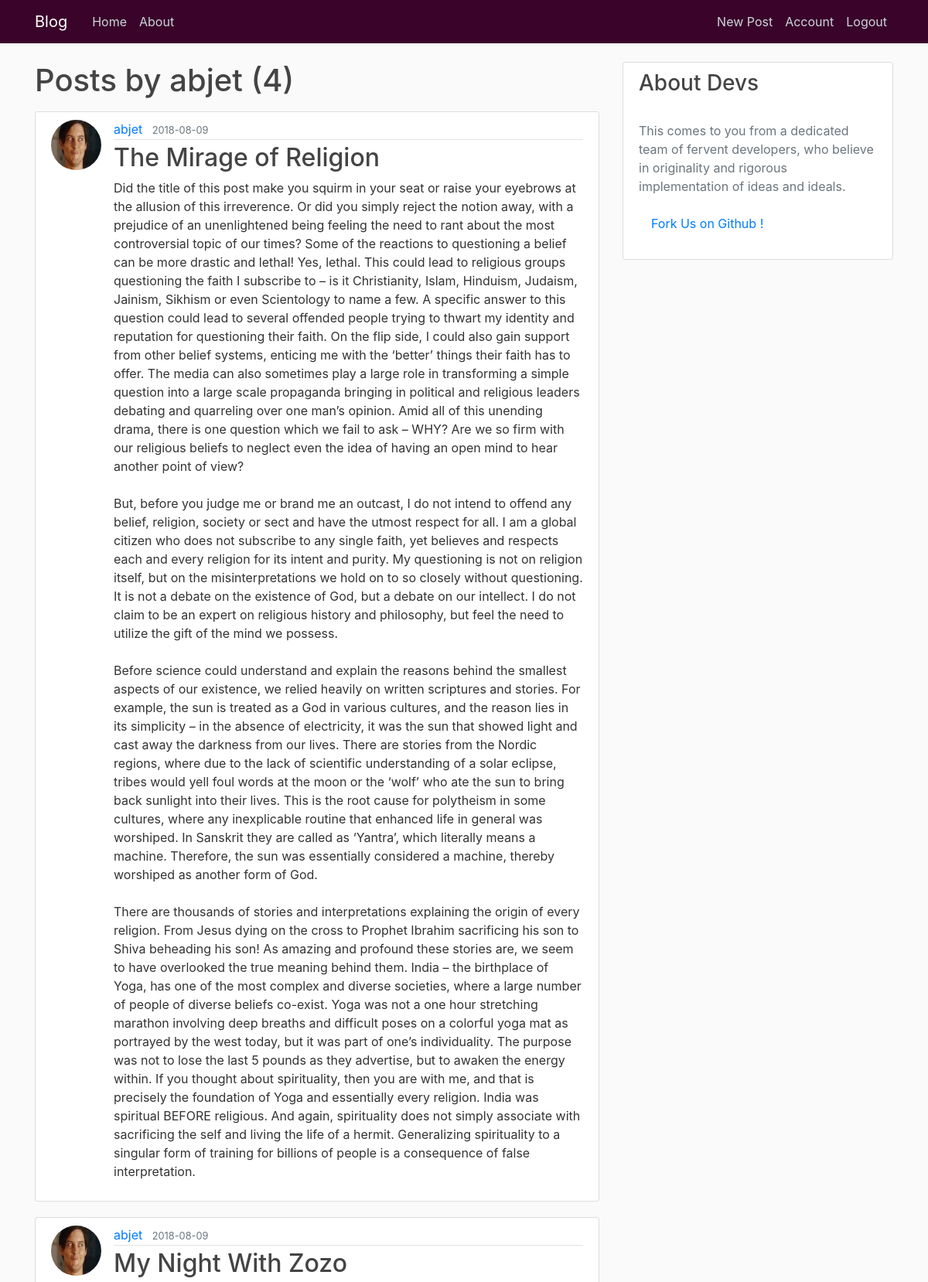
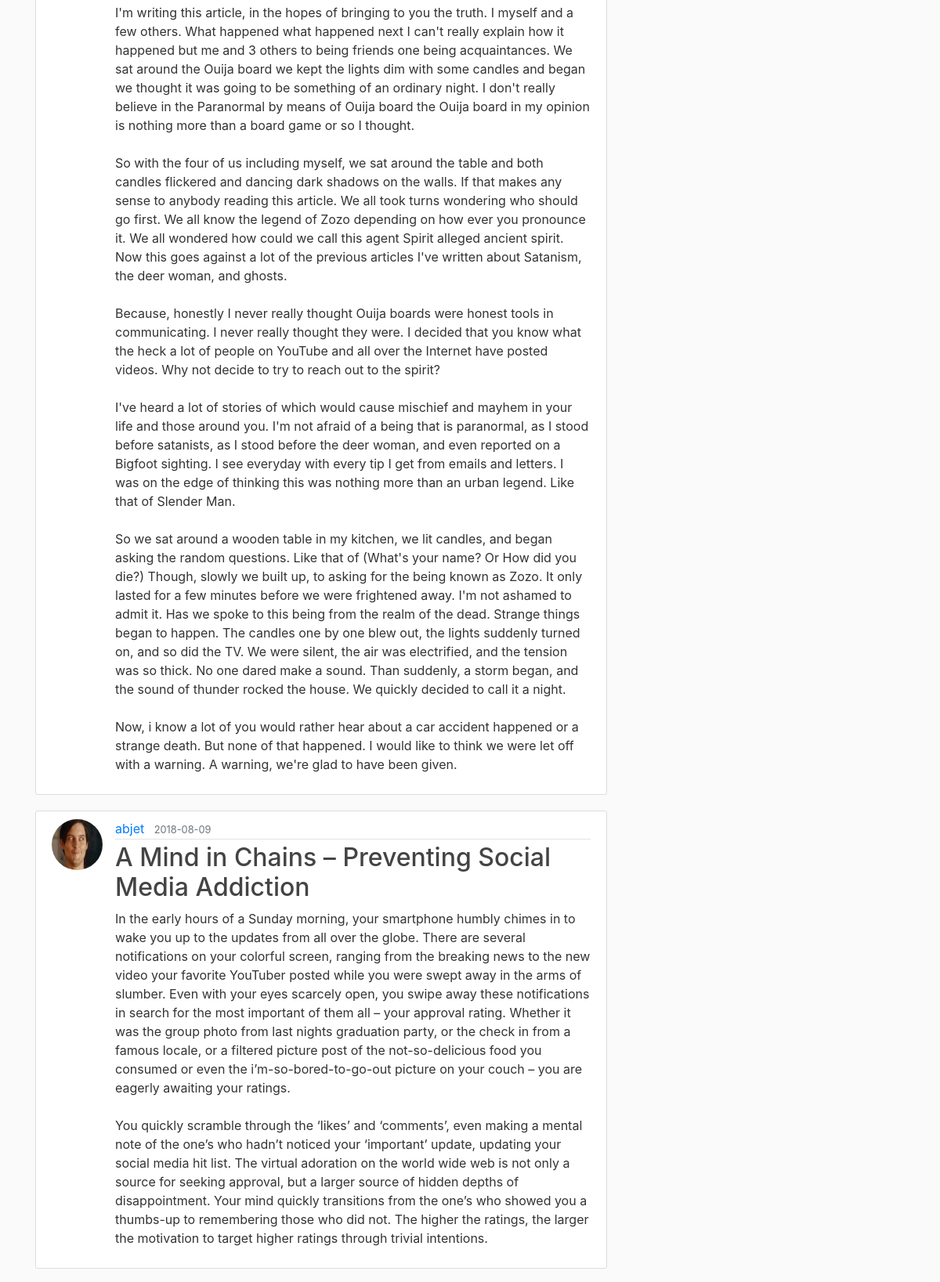
Screenshot of /user/abjet (signed in, upper part) with the database file from the repository (2 pictures, top to bottom).
### blog/models.py (models this page shows, shortened)
class User(db.Model, UserMixin):
    id = db.Column(db.Integer, primary_key=True)
    username = db.Column(db.String(20), unique=True, nullable=False)
    email = db.Column(db.String(120), unique=True, nullable=False)
    image_file = db.Column(db.String(20), nullable=False, default='default.jpg')
    password = db.Column(db.String(60), nullable=False)
    posts = db.relationship('Post', backref='author', lazy=True)

class Post(db.Model):
    id = db.Column(db.Integer, primary_key=True)
    title = db.Column(db.String(100), nullable=False)
    date_posted = db.Column(db.DateTime, nullable=False, default=datetime.utcnow)
    content = db.Column(db.Text, nullable=False)
    user_id = db.Column(db.Integer, db.ForeignKey('user.id'), nullable=False)

### blog/routes.py (the view)
@app.route("/user/<string:username>")
def user_posts(username):
    page = request.args.get('page', 1, type=int)
    user = User.query.filter_by(username=username).first_or_404()
    posts = Post.query.filter_by(author=user)\
        .order_by(Post.date_posted.desc())\
        .paginate(page=page, per_page=5)
    return render_template('user_posts.html', posts=posts, user=user)

### blog/models.py (called while the page is built)
@login_manager.user_loader
def load_user(user_id):
    return User.query.get(int(user_id))

### blog/templates/user_posts.html (shortened to what this page needs)
{% extends "layout.html" %}
{% block content %}
    <h1 class="mb-3">Posts by {{ user.username }} ({{ posts.total }})</h1>
    {% for post in posts.items %}
        <article class="media content-section">
          <img class="rounded-circle article-img" src="{{ url_for('static', filename='profile_pics/' + post.author.image_file) }}">
          <div class="media-body">
            <div class="article-metadata">
              <a class="mr-2" href="{{ url_for('user_posts', username=post.author.username) }}">{{ post.author.username }}</a>
              <small class="text-muted">{{ post.date_posted.strftime('%Y-%m-%d') }}</small>
            </div>
            <h2><a class="article-title" href="{{ url_for('post', post_id=post.id) }}">{{ post.title }}</a></h2>
            <p class="article-content">{{ post.content }}</p>
          </div>
        </article>
    {% endfor %}
{% endblock content %}

### blog/static/main.css (style rules this page uses)
body { background: #fafafa; color: #333333; margin-top: 5rem; }
h1, h2, h3, h4, h5, h6 { color: #444444; }
.content-section { background: #ffffff; padding: 10px 20px; border: 1px solid #dddddd; border-radius: 3px; margin-bottom: 20px; }
.article-title { color: #444444; }
.article-content { white-space: pre-line; }
.article-img { height: 65px; width: 65px; margin-right: 16px; }
.article-metadata { padding-bottom: 1px; margin-bottom: 4px; border-bottom: 1px solid #e3e3e3 }

### rows the page displays
User: username "abjet"
Post: image_file (picture), author.username "abjet", date_posted "2018-08-09", title "The Mirage of Religion", content "Did the title of this post make you squirm in your seat or raise your eyebrows at the allusion of this irreverence. Or did you simply reject the notion away, with a prejudice of an unenlightened being feeling the need to rant about the most controversial topic of our times? Some of the reactions to questioning a belief can be more drastic and lethal! Yes, lethal. This could lead to religious groups questioning the faith I subscribe to – is it Christianity, Islam, Hinduism, Judaism, Jainism, Sikhism or even Scientology to name a few. A specific answer to this question could lead to several offended people trying to thwart my identity and reputation for questioning their faith. On the flip…"
Post: image_file (picture), author.username "abjet", date_posted "2018-08-09", title "My Night With Zozo", content "I'm writing this article, in the hopes of bringing to you the truth. I myself and a few others. What happened what happened next I can't really explain how it happened but me and 3 others to being friends one being acquaintances. We sat around the Ouija board we kept the lights dim with some candles and began we thought it was going to be something of an ordinary night. I don't really believe in the Paranormal by means of Ouija board the Ouija board in my opinion is nothing more than a board game or so I thought. So with the four of us including myself, we sat around the table and both candles flickered and dancing dark shadows on the walls. If that makes any sense to anybody reading this…"
Post: image_file (picture), author.username "abjet", date_posted "2018-08-09", title "A Mind in Chains – Preventing Social Media Addiction", content "In the early hours of a Sunday morning, your smartphone humbly chimes in to wake you up to the updates from all over the globe. There are several notifications on your colorful screen, ranging from the breaking news to the new video your favorite YouTuber posted while you were swept away in the arms of slumber. Even with your eyes scarcely open, you swipe away these notifications in search for the most important of them all – your approval rating. Whether it was the group photo from last nights graduation party, or the check in from a famous locale, or a filtered picture post of the not-so-delicious food you consumed or even the i’m-so-bored-to-go-out picture on your couch – you are eagerly…"

### other values shown
{{ posts.total }} "4"
